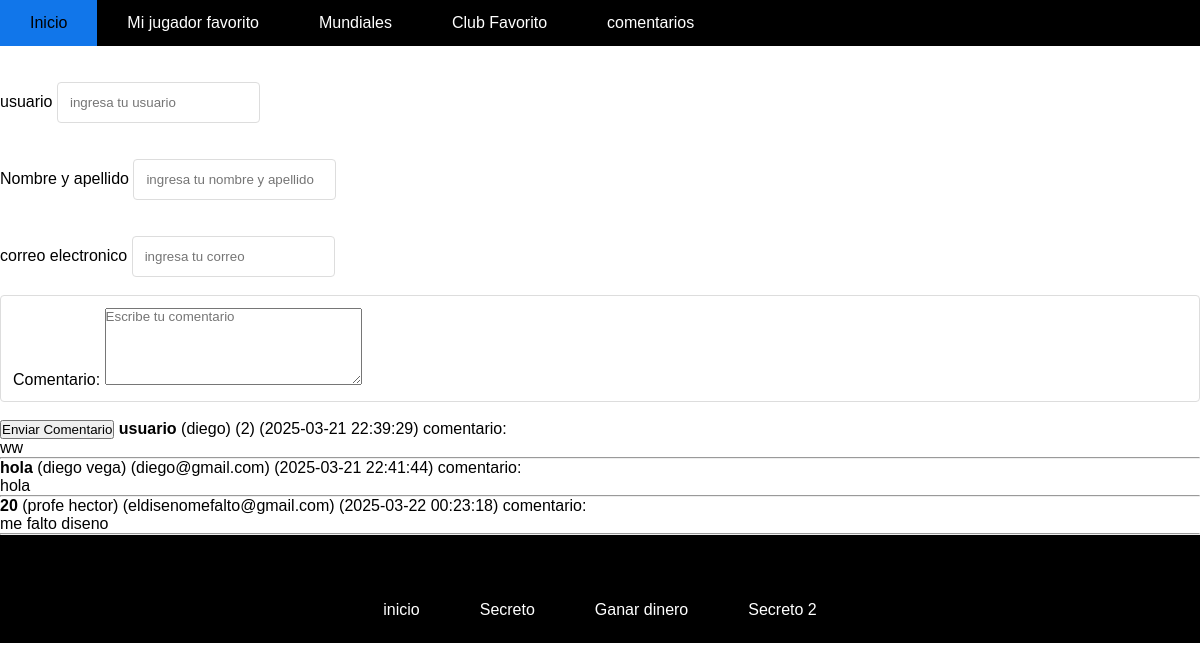
/php/index.php, run on the app's committed database.
### tables this page shows
CREATE TABLE `tabla_portafolio` (
  `id` int(11) NOT NULL,
  `usuario` varchar(255) NOT NULL,
  `nombre` varchar(255) NOT NULL,
  `correo` varchar(255) NOT NULL,
  `comentario` varchar(1000) NOT NULL,
  `fecha` timestamp NOT NULL DEFAULT current_timestamp() ON UPDATE current_timestamp()
);

### php/index.php (the view, shortened to what this page needs)
<!DOCTYPE html>
<html lang="en">
    <head>
        <link rel="stylesheet" href="../css/stylescomentarios.css">
    </head>
    <header>
  <ul class="fuente">
    <li><a href="../html/index.html"> Inicio</a></li>
      <li><a href="../html/jugadorfav.html"> Mi jugador favorito</a></li>
      <li><a href="../html/mundial.html">Mundiales</a></li>
      <li><a href="../html/club.html">Club Favorito</a></li>
      <li><a href="../php/index.php">comentarios</a></li>
  </ul>
</header>
</body>
    <body>
        <form method="POST" action="../php/enviarcomentario.php">
            <section id="contact">
                <div class="container px-4">
                    <div class="row gx-4 justify-content-center">
                        <div class="col-lg-8">
                            <h2>Comentarios</h2>
                            <br>
                                <br>
                                    <br>
                                <div class="formdiseno">
                                    <label for="usuario" class="form-label">usuario</label>
                                    <input class="form-control" name="usuario" type="text" id="usuario" placeholder="ingresa tu usuario" required >
                                    </div>
                            <br>
                                    <br>
                                <div class="formdiseno">
                                    <label for="nombre" class="form-label">Nombre y apellido</label>
                                    <input class="form-control" name="nombre" type="text" id="nombre" placeholder="ingresa tu nombre y apellido" required >
                                    </div>
                            <br>
                            <br>
                                <div class="formdiseno">
                                    <label for="correo" class="form-label">correo electronico</label>
                                    <input class="form-control" name="correo" type="text" id="correo" placeholder="ingresa tu correo" required >
                                    </div>
                            <br>
                                    <div class="form-control-comment">
                                    <label for="comentario" class="form-label">Comentario:</label>
                                    <textarea class="form-control" name="comentario" cols="30" rows="5" type="text" id="comentario"
                                    placeholder="Escribe tu comentario"></textarea>
                                    </div>
                            <br>
                            <input class="btn btn-primary" type="submit"  value="Enviar Comentario">
                                    <?php
$conexion=mysqli_connect("localhost","root","","portafolio");
$resultado= mysqli_query($conexion, 'SELECT * FROM tabla_portafolio');
while($comentario = mysqli_fetch_object($resultado)){
    ?>
    <b><?php echo($comentario->usuario);  ?>
    </b>(<?php echo ($comentario->nombre); ?>)
    </b>(<?php echo ($comentario->correo); ?>)
</b>(<?php echo ($comentario->fecha); ?>) comentario:
    <br />
    <?php echo ($comentario->comentario);?>
    <br />
    <hr />
    <?php
}
?>
    <footer class="footer">
    <ul class="social-icon">
      <li class="icon-elem">
        <a href="https://www.instagram.com/diego_vega_23/" class="icon">
        </a>
      </li>
      <li class="icon-elem">
        <a href="https://www.facebook.com/diegoandres.vegavillarroel" class="icon">
        </a>
      </li>
      <li class="icon-elem">
        <a href="https://portalunimar.unimar.edu.ve/" class="icon">
        </a>
      </li>
    </ul>
    <ul class="menu">
      <li class="menu-elem">
        <a href="C:\Users\diego\OneDrive\Desktop\prog4\index.html" class="menu-icon"> inicio </a>
      </li>
      <li class="menu-elem">
        <a href="https://www.youtube.com/watch?v=mNbnV3aN3KA&t=615s" class="menu-icon"> Secreto </a>
      </li>
      <li class="menu-elem">
        <a href="https://www.apuestasroyal.com/" class="menu-icon"> Ganar dinero </a>
      </li>
      <li class="menu-elem">
        <a href="C:\Users\diego\OneDrive\Desktop\prog4\secreto2.html" class="menu-icon"> Secreto 2 </a>
      </li>
    </ul>
  </footer>
</body>

### css/stylescomentarios.css (style rules this page uses)
.fuente { font-family: "Oswald", serif; }
header { position: fixed; top: 0; left: 0; width: 100%; z-index: 100; }
li a { display: block; color: rgb(255, 255, 255); text-align: center; text-decoration: none; padding: 14px 30px; }
ul { list-style-type:none; margin: 0; background-color: rgb(0, 0, 0); overflow: hidden; padding: 0; }
li { float: left; }
* { margin: 0; padding: 0; box-sizing: border-box; font-family: sans-serif; }
body { background-position: center; justify-content: flex-end; align-items: flex-end; min-height: 100vh; background-color: #ffffff; color: rgb(0, 0, 0); }
.footer { position: relative; width: 100%; background-color: rgb(0, 0, 0); min-height: 100px; padding: 0px 50px; display: flex; justify-content: center; align-items: center; flex-direction: column; }
.social-icon { display: flex; justify-content: center; align-items: center; position: relative; margin: 5px 5px; flex-wrap: wrap; }
.icon { color: white; font-size: 32px; display: inline-block; margin: 0 10px; transition: 0.5s; }
.menu { display: flex; justify-content: center; position: relative; align-items: center; margin: 10px; flex-wrap: wrap; }
.menu-elem { list-style: none; }
.formdiseno input { padding: 12px; border: 1px solid #ddd; border-radius: 4px; transition: border-color 0.3s ease; }
.form-control-comment { padding: 12px; border: 1px solid #ddd; border-radius: 4px; transition: border-color 0.3s ease; resize: vertical; min-height: 100px; }

### data on the page
tabla_portafolio: usuario "usuario", nombre "diego", correo "2", fecha "2025-03-21 22:39:29", comentario "ww"
tabla_portafolio: usuario "hola", nombre "diego vega", correo "diego@gmail.com", fecha "2025-03-21 22:41:44", comentario "hola"
tabla_portafolio: usuario "20", nombre "profe hector", correo "eldisenomefalto@gmail.com", fecha "2025-03-22 00:23:18", comentario "me falto diseno"
